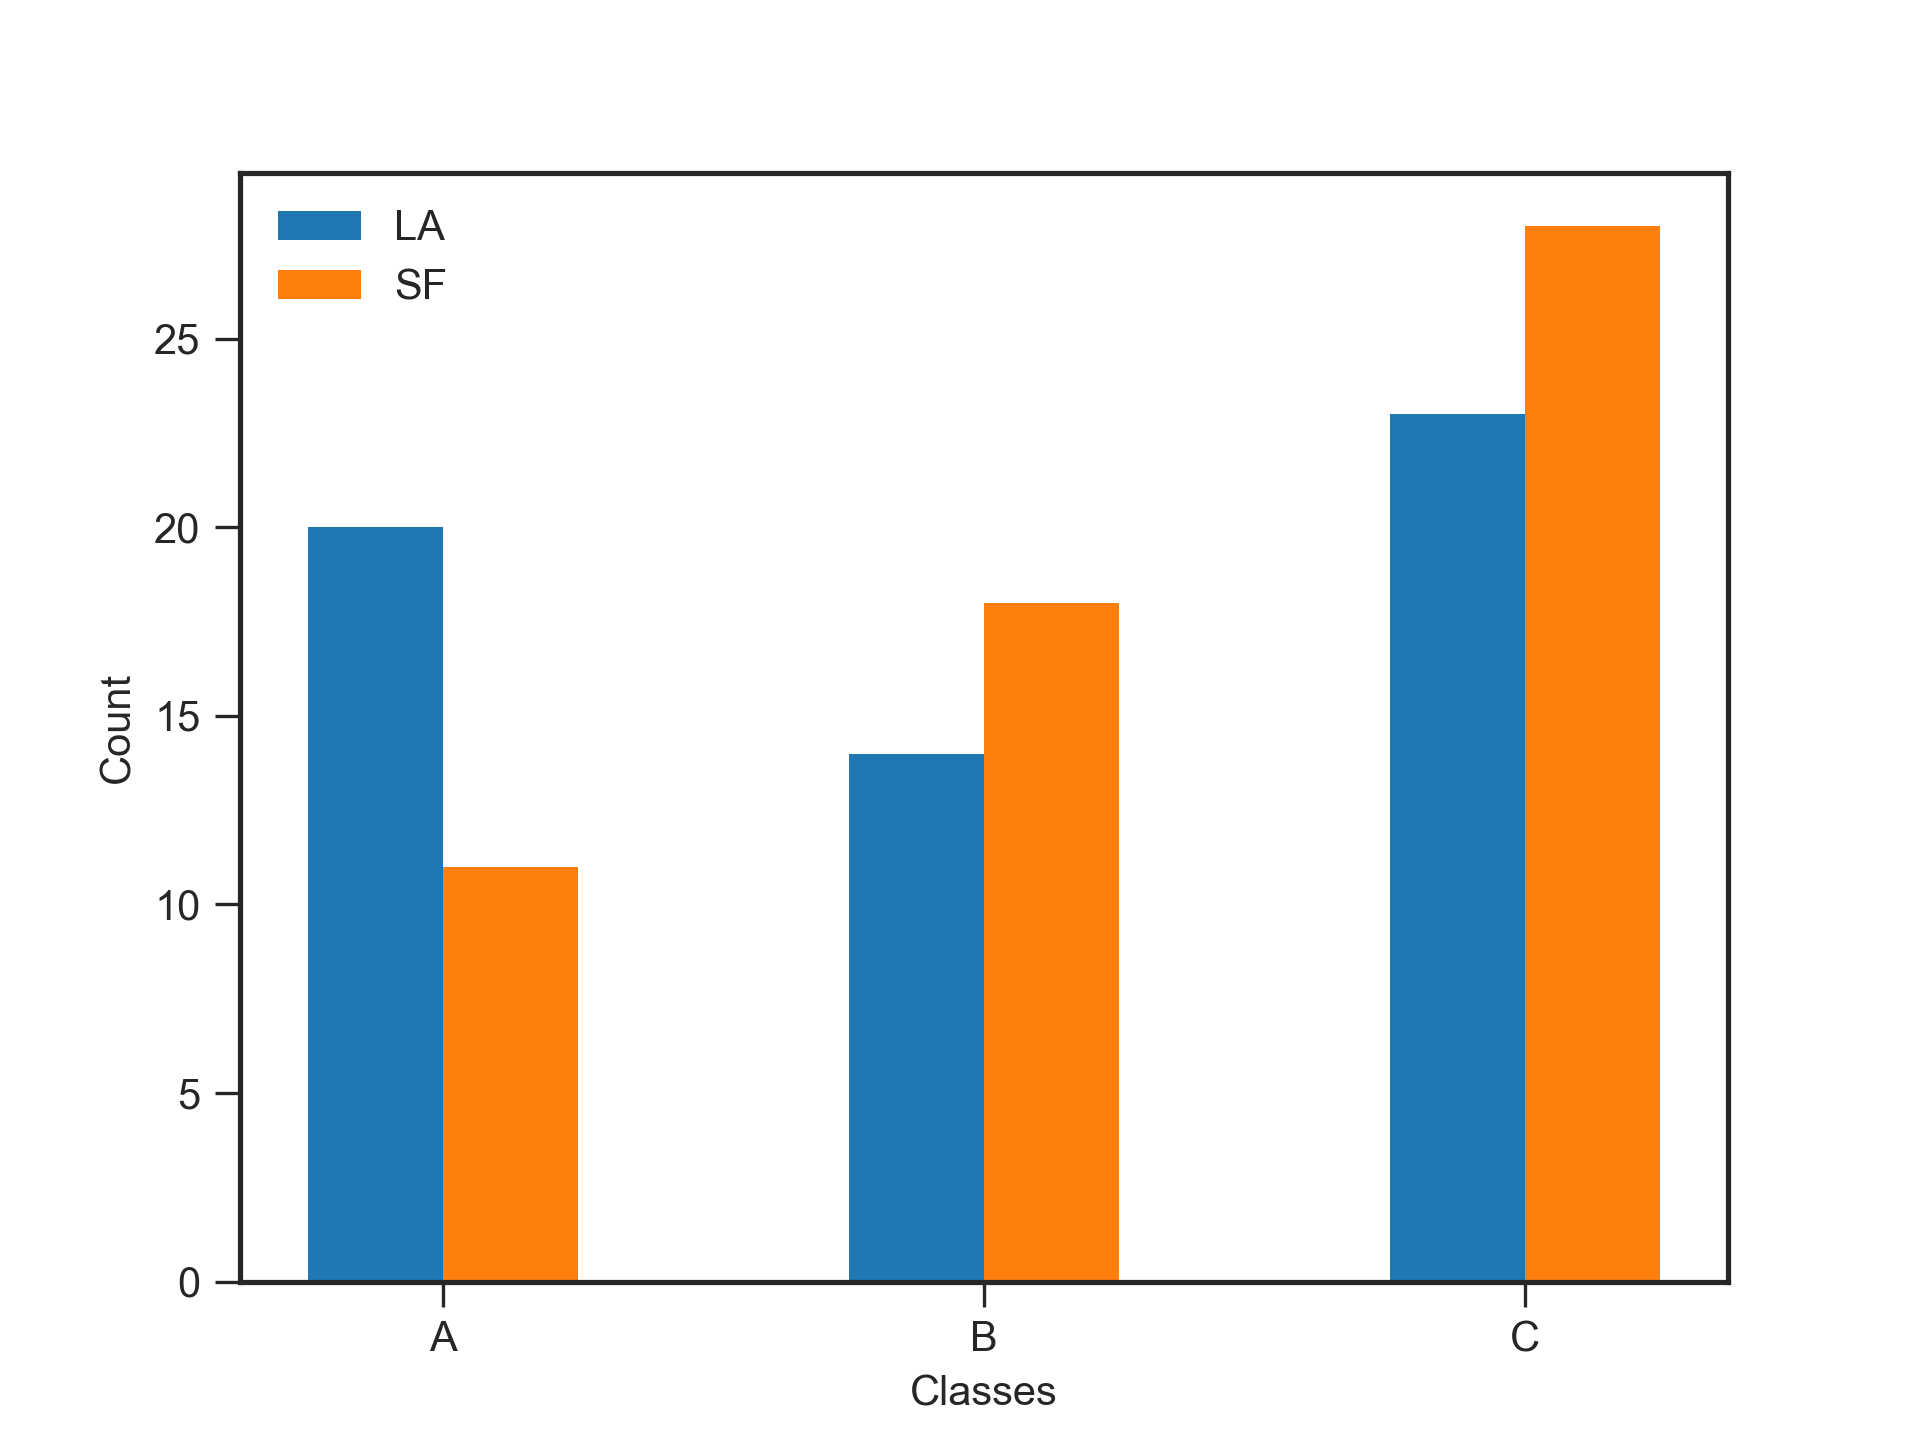

This figure's Python source:
#!/usr/bin/env pythonw

import matplotlib.pyplot as plt
import numpy as np

dataLA = [20, 14, 23]
dataSF = [11, 18, 28]

pos = np.arange(0, 5, 2)
width = 0.5

fig, ax = plt.subplots(1)

ax.bar(pos, dataLA, width=width)
ax.bar(pos+width, dataSF, width=width)

ax.set_ylabel('Count')
ax.set_xlabel('Classes')
ax.set_xticks(pos + width / 2)
ax.set_xticklabels(('A', 'B', 'C'))

ax.legend(['LA', 'SF'])

fig.savefig('bar.png', dpi=300)